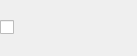
<?xml version="1.0" encoding="UTF-8"?>
<ui version="4.0">
 <class>BeanLauncher</class>
 <widget class="QWidget" name="BeanLauncher">
  <property name="geometry">
   <rect>
    <x>0</x>
    <y>0</y>
    <width>137</width>
    <height>56</height>
   </rect>
  </property>
  <property name="minimumSize">
   <size>
    <width>131</width>
    <height>56</height>
   </size>
  </property>
  <property name="maximumSize">
   <size>
    <width>137</width>
    <height>56</height>
   </size>
  </property>
  <property name="windowTitle">
   <string>Form</string>
  </property>
  <property name="styleSheet">
   <string notr="true">QCheckBox#__launch::indicator {
	image: url(:/pluginBean/button/img/prologue_normal.png);
}
QCheckBox#__launch::indicator::checked {
	image: url(:/pluginBean/button/img/prologue_down.png);
}
</string>
  </property>
  <layout class="QHBoxLayout" name="horizontalLayout">
   <property name="spacing">
    <number>0</number>
   </property>
   <property name="leftMargin">
    <number>0</number>
   </property>
   <property name="topMargin">
    <number>0</number>
   </property>
   <property name="rightMargin">
    <number>0</number>
   </property>
   <property name="bottomMargin">
    <number>0</number>
   </property>
   <item>
    <widget class="QCheckBox" name="__launch">
     <property name="text">
      <string/>
     </property>
    </widget>
   </item>
  </layout>
 </widget>
 <resources>
  <include location="pluginBean.qrc"/>
 </resources>
 <connections/>
</ui>
